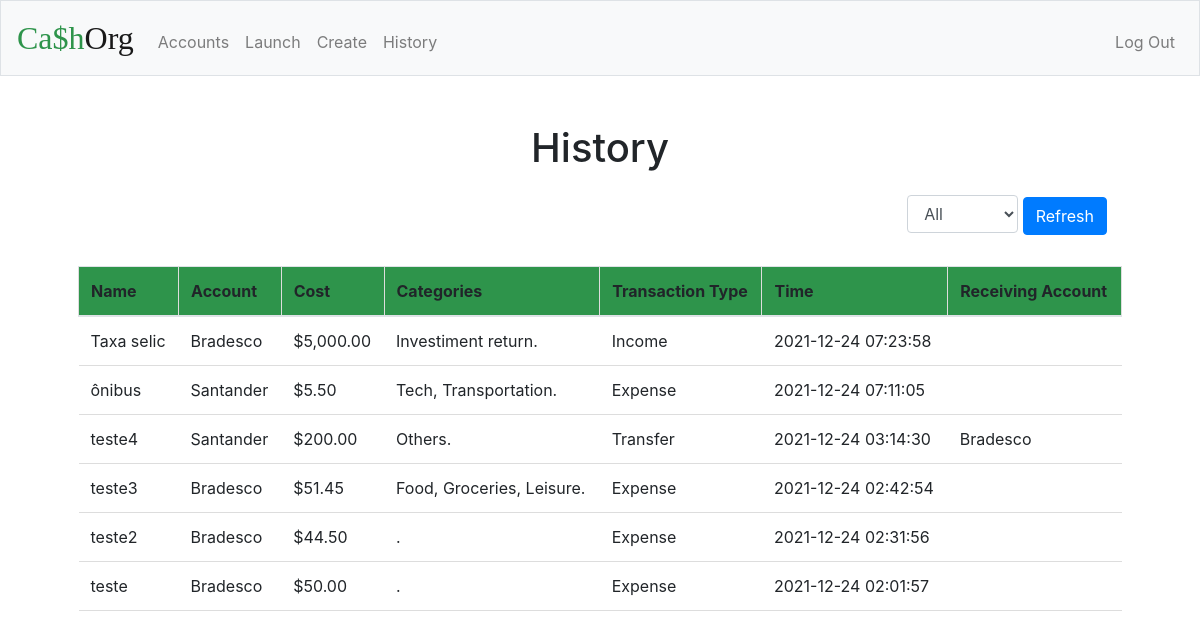
The app's page /history (signed in) with its own data.
### tables this page shows
CREATE TABLE transactions (id INTEGER, user_id INTEGER, account_id INTEGER, item_name TEXT NOT NULL, transaction_type TEXT NOT NULL, cost NUMERIC, time TEXT NOT NULL, incount_id INTEGER, PRIMARY KEY (id), FOREIGN KEY (user_id) REFERENCES users(id), FOREIGN KEY (account_id) REFERENCES accounts(id));

CREATE TABLE accounts (id INTEGER, user_id INTEGER, name TEXT NOT NULL, cash NUMERIC NOT NULL DEFAULT 0.00, PRIMARY KEY (id), FOREIGN KEY (user_id) REFERENCES users(id));

### application.py (the view, shortened to what this page needs)
@app.route("/history", methods=["GET", "POST"])
@login_required
def history():
    rows = db.execute('SELECT * FROM transactions WHERE user_id = :user_id ORDER BY time DESC', user_id=session['user_id'])
    expenses = []
    incomes = []
    transfers = []
    for row in rows:
        categos = ""
        catego = db.execute('SELECT categ.name FROM categ JOIN sync ON sync.categ_id = categ.id JOIN transactions ON sync.trans_id = transactions.id WHERE transactions.user_id = :user_id AND transactions.id = :trans_id'
                             , user_id=session['user_id'], trans_id=row['id'])
        for cate in catego:
            categos += cate['name'] + ', '
        categos = categos[0:(len(categos) - 2)] + '.'
        row['categs'] = categos
        cname = db.execute('SELECT name FROM accounts WHERE id = :acid', acid=row['account_id'])[0]['name']
        row['conta'] = cname
        iname = db.execute('SELECT name FROM accounts WHERE id = :acid', acid=row['incount_id'])
        if len(iname) < 1:
            row['inconta'] = ''
        else:
            row['inconta'] = iname[0]['name']
        if row['transaction_type'] == 'Expense':
            expenses.append(row)
        elif row['transaction_type'] == 'Income':
            incomes.append(row)
        elif row['transaction_type'] == 'Transfer':
            transfers.append(row)
    if request.method == 'GET':
        print(rows)
        return render_template('history.html', options=options, rows=rows)

### application.py (called while the page is built)
@app.after_request
def after_request(response):
    response.headers["Cache-Control"] = "no-cache, no-store, must-revalidate"
    response.headers["Expires"] = 0
    response.headers["Pragma"] = "no-cache"
    return response

### helpers.py (called while the page is built)
def login_required(f):
    @wraps(f)
    def decorated_function(*args, **kwargs):
        if session.get("user_id") is None:
            return redirect("/login")
        return f(*args, **kwargs)
    return decorated_function

def usd(value):
    return f"${value:,.2f}"

### templates/history.html (shortened to what this page needs)
{% extends "layout.html" %}
{% block main %}
    <h1>History</h1>
    <div class='sel'>
        <form action='/history' method='post'>
            <select class='form-control' name='opera'>
                <option value='All'>All</option>
            </select>
            <button class="btn btn-primary" type="submit">Refresh</button>
        </form>
    </div>
    <table class='table'>
        <thead>
            <tr>
                <th>Name</th>
                <th>Account</th>
                <th>Cost</th>
                <th>Categories</th>
                <th>Transaction Type</th>
                <th>Time</th>
                <th>Receiving Account</th>
            </tr>
        </thead>
        <tbody>
            {% for row in rows %}
                <tr>
                    <td>{{row['item_name']}}</td>
                    <td>{{row['conta']}}</td>
                    <td>{{row['cost'] | usd}}</td>
                    <td>{{row['categs']}}</td>
                    <td>{{row['transaction_type']}}</td>
                    <td>{{row['time']}}</td>
                    <td>{{row['inconta']}}</td>
                </tr>
            {% endfor %}
        </tbody>
    </table>
{% endblock %}

### static/styles.css (style rules this page uses)
main .form-control { display: inline-block; width: auto; }
.table { border-collapse: collapse; width: 100%; }
th, td { padding: 15px; text-align: left; border-bottom: 1px solid #ddd; }
th { background-color: #2e944b; border: 1px solid #ddd; }
.sel { padding: 15px; text-align: right; }

### records on screen
transactions: item_name "Taxa selic", conta "Bradesco", cost "$5,000.00", categs "Investiment return.", transaction_type "Income", time "2021-12-24 07:23:58"
transactions: item_name "ônibus", conta "Santander", cost "$5.50", categs "Tech, Transportation.", transaction_type "Expense", time "2021-12-24 07:11:05"
transactions: item_name "teste4", conta "Santander", cost "$200.00", categs "Others.", transaction_type "Transfer", time "2021-12-24 03:14:30", inconta "Bradesco"
transactions: item_name "teste3", conta "Bradesco", cost "$51.45", categs "Food, Groceries, Leisure.", transaction_type "Expense", time "2021-12-24 02:42:54"
transactions: item_name "teste2", conta "Bradesco", cost "$44.50", categs ".", transaction_type "Expense", time "2021-12-24 02:31:56"
transactions: item_name "teste", conta "Bradesco", cost "$50.00", categs ".", transaction_type "Expense", time "2021-12-24 02:01:57"
